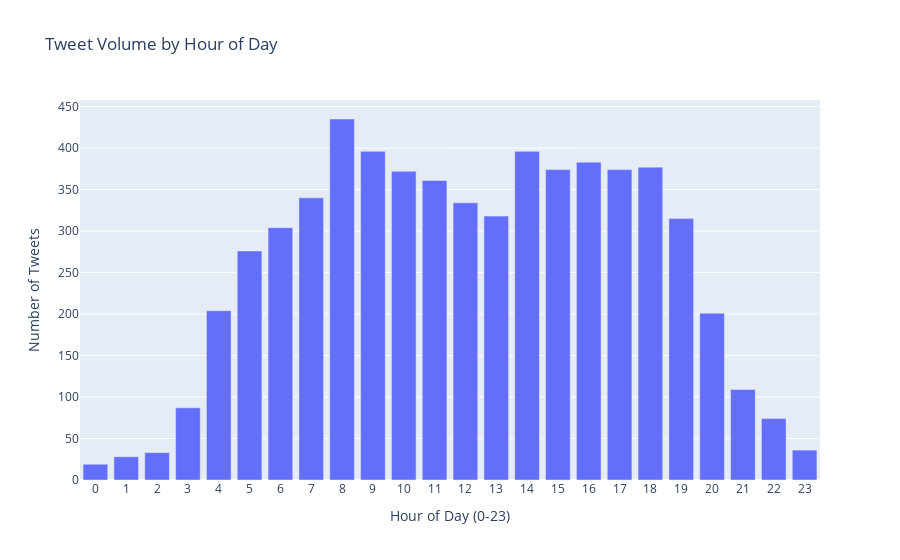

The code cell stored with this chart in its notebook:
### Markdown cell above
The plot above displays a bar plot showing the number of tweets posted on each day of the week. Each bar represents a day (e.g., Monday, Tuesday, etc.), and its height indicates the total tweet count for that day. This visualization helps identify which days have the highest or lowest user engagement, revealing patterns such as peak complaint or interaction periods. Such insights can guide staffing, moderation efforts, or targeted customer support.

### Code cell
# create a plot for the tweet count by hour of day
# Count tweets per hour
hourly_counts = data['hour'].value_counts().sort_index()

# Create a bar plot with Plotly
fig = px.bar(
    x=hourly_counts.index,
    y=hourly_counts.values,
    labels={'x': 'Hour of Day (0-23)', 'y': 'Number of Tweets'},
    # color='labels',
    title='Tweet Volume by Hour of Day'
)
fig.update_layout(
    xaxis=dict(tickmode='linear', dtick=1)
)
fig.show()

# # Display the image (so it appears in PDF)
display(Image("plotly_images/tweet_count_by_hour.png"))

### Figure 1 — Plotly figure (JSON) as saved in the notebook; plotly's stock layout.template omitted (floating-point values rounded to 4 significant figures)
{"data": [{"hovertemplate": "Hour of Day (0-23)=%{x}<br>Number of Tweets=%{y}<extra></extra>", "legendgroup": "", "marker": {"color": "#636efa", "pattern": {"shape": ""}}, "name": "", "orientation": "v", "showlegend": false, "textposition": "auto", "type": "bar", "x": [0, 1, 2, 3, 4, 5, 6, 7, 8, 9, 10, 11, 12, 13, 14, 15, 16, 17, 18, 19, 20, 21, 22, 23], "xaxis": "x", "y": [19, 28, 33, 87, 204, 276, 304, 340, 435, 396, 372, 361, 334, 318, 396, 374, 383, 374, 377, 315, 201, 109, 74, 36], "yaxis": "y"}], "layout": {"barmode": "relative", "legend": {"tracegroupgap": 0}, "title": {"text": "Tweet Volume by Hour of Day"}, "xaxis": {"anchor": "y", "domain": [0, 1], "dtick": 1, "tickmode": "linear", "title": {"text": "Hour of Day (0-23)"}}, "yaxis": {"anchor": "x", "domain": [0, 1], "title": {"text": "Number of Tweets"}}}}
